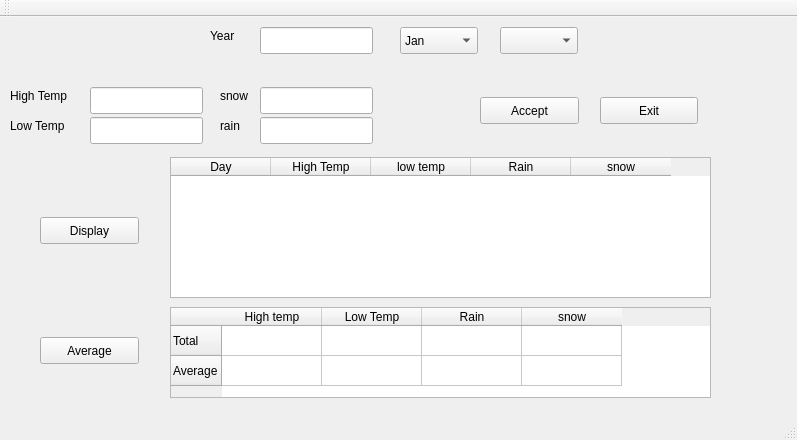
<?xml version="1.0" encoding="UTF-8"?>
<ui version="4.0">
 <class>MainWindow</class>
 <widget class="QMainWindow" name="MainWindow">
  <property name="geometry">
   <rect>
    <x>0</x>
    <y>0</y>
    <width>797</width>
    <height>440</height>
   </rect>
  </property>
  <property name="windowTitle">
   <string>MainWindow</string>
  </property>
  <widget class="QWidget" name="centralWidget">
   <widget class="QLabel" name="rain_2">
    <property name="geometry">
     <rect>
      <x>220</x>
      <y>100</y>
      <width>67</width>
      <height>17</height>
     </rect>
    </property>
    <property name="text">
     <string>rain</string>
    </property>
   </widget>
   <widget class="QTableWidget" name="tableWidget">
    <property name="geometry">
     <rect>
      <x>170</x>
      <y>140</y>
      <width>541</width>
      <height>141</height>
     </rect>
    </property>
    <column>
     <property name="text">
      <string>Day</string>
     </property>
    </column>
    <column>
     <property name="text">
      <string>High Temp</string>
     </property>
    </column>
    <column>
     <property name="text">
      <string>low temp</string>
     </property>
    </column>
    <column>
     <property name="text">
      <string>Rain</string>
     </property>
    </column>
    <column>
     <property name="text">
      <string>snow</string>
     </property>
    </column>
   </widget>
   <widget class="QLineEdit" name="snow">
    <property name="geometry">
     <rect>
      <x>260</x>
      <y>70</y>
      <width>113</width>
      <height>27</height>
     </rect>
    </property>
   </widget>
   <widget class="QPushButton" name="pushButton_2">
    <property name="geometry">
     <rect>
      <x>40</x>
      <y>200</y>
      <width>99</width>
      <height>27</height>
     </rect>
    </property>
    <property name="text">
     <string>Display</string>
    </property>
   </widget>
   <widget class="QTableWidget" name="tableWidget_2">
    <property name="geometry">
     <rect>
      <x>170</x>
      <y>290</y>
      <width>541</width>
      <height>91</height>
     </rect>
    </property>
    <row>
     <property name="text">
      <string>Total</string>
     </property>
    </row>
    <row>
     <property name="text">
      <string>Average</string>
     </property>
    </row>
    <column>
     <property name="text">
      <string>High temp</string>
     </property>
    </column>
    <column>
     <property name="text">
      <string>Low Temp</string>
     </property>
    </column>
    <column>
     <property name="text">
      <string>Rain</string>
     </property>
    </column>
    <column>
     <property name="text">
      <string>snow</string>
     </property>
    </column>
   </widget>
   <widget class="QLineEdit" name="rain">
    <property name="geometry">
     <rect>
      <x>260</x>
      <y>100</y>
      <width>113</width>
      <height>27</height>
     </rect>
    </property>
   </widget>
   <widget class="QLabel" name="Year_2">
    <property name="geometry">
     <rect>
      <x>210</x>
      <y>10</y>
      <width>67</width>
      <height>17</height>
     </rect>
    </property>
    <property name="text">
     <string>Year</string>
    </property>
   </widget>
   <widget class="QLabel" name="snow_2">
    <property name="geometry">
     <rect>
      <x>220</x>
      <y>70</y>
      <width>67</width>
      <height>17</height>
     </rect>
    </property>
    <property name="text">
     <string>snow</string>
    </property>
   </widget>
   <widget class="QLabel" name="htemp_2">
    <property name="geometry">
     <rect>
      <x>10</x>
      <y>70</y>
      <width>71</width>
      <height>17</height>
     </rect>
    </property>
    <property name="text">
     <string>High Temp</string>
    </property>
   </widget>
   <widget class="QLineEdit" name="year">
    <property name="geometry">
     <rect>
      <x>260</x>
      <y>10</y>
      <width>113</width>
      <height>27</height>
     </rect>
    </property>
   </widget>
   <widget class="QLineEdit" name="ltemp">
    <property name="geometry">
     <rect>
      <x>90</x>
      <y>100</y>
      <width>113</width>
      <height>27</height>
     </rect>
    </property>
   </widget>
   <widget class="QLabel" name="ltemp_2">
    <property name="geometry">
     <rect>
      <x>10</x>
      <y>100</y>
      <width>81</width>
      <height>17</height>
     </rect>
    </property>
    <property name="text">
     <string>Low Temp</string>
    </property>
   </widget>
   <widget class="QPushButton" name="pushButton">
    <property name="geometry">
     <rect>
      <x>40</x>
      <y>320</y>
      <width>99</width>
      <height>27</height>
     </rect>
    </property>
    <property name="text">
     <string>Average</string>
    </property>
   </widget>
   <widget class="QLineEdit" name="htemp">
    <property name="geometry">
     <rect>
      <x>90</x>
      <y>70</y>
      <width>113</width>
      <height>27</height>
     </rect>
    </property>
   </widget>
   <widget class="QPushButton" name="Accept">
    <property name="geometry">
     <rect>
      <x>480</x>
      <y>80</y>
      <width>99</width>
      <height>27</height>
     </rect>
    </property>
    <property name="text">
     <string>Accept</string>
    </property>
   </widget>
   <widget class="QComboBox" name="Day">
    <property name="geometry">
     <rect>
      <x>500</x>
      <y>10</y>
      <width>78</width>
      <height>27</height>
     </rect>
    </property>
   </widget>
   <widget class="QComboBox" name="month">
    <property name="geometry">
     <rect>
      <x>400</x>
      <y>10</y>
      <width>78</width>
      <height>27</height>
     </rect>
    </property>
    <item>
     <property name="text">
      <string>Jan</string>
     </property>
    </item>
    <item>
     <property name="text">
      <string>Feb</string>
     </property>
    </item>
    <item>
     <property name="text">
      <string>Mar</string>
     </property>
    </item>
    <item>
     <property name="text">
      <string>Apr</string>
     </property>
    </item>
    <item>
     <property name="text">
      <string>May</string>
     </property>
    </item>
    <item>
     <property name="text">
      <string>Jun</string>
     </property>
    </item>
    <item>
     <property name="text">
      <string>Jul</string>
     </property>
    </item>
    <item>
     <property name="text">
      <string>Aug</string>
     </property>
    </item>
    <item>
     <property name="text">
      <string>Sep</string>
     </property>
    </item>
    <item>
     <property name="text">
      <string>Oct</string>
     </property>
    </item>
    <item>
     <property name="text">
      <string>Nov</string>
     </property>
    </item>
    <item>
     <property name="text">
      <string>Dec</string>
     </property>
    </item>
   </widget>
   <widget class="QPushButton" name="exit">
    <property name="geometry">
     <rect>
      <x>600</x>
      <y>80</y>
      <width>98</width>
      <height>27</height>
     </rect>
    </property>
    <property name="text">
     <string>Exit</string>
    </property>
   </widget>
  </widget>
  <widget class="QMenuBar" name="menuBar">
   <property name="geometry">
    <rect>
     <x>0</x>
     <y>0</y>
     <width>797</width>
     <height>25</height>
    </rect>
   </property>
  </widget>
  <widget class="QToolBar" name="mainToolBar">
   <attribute name="toolBarArea">
    <enum>TopToolBarArea</enum>
   </attribute>
   <attribute name="toolBarBreak">
    <bool>false</bool>
   </attribute>
  </widget>
  <widget class="QStatusBar" name="statusBar"/>
 </widget>
 <layoutdefault spacing="6" margin="11"/>
 <resources/>
 <connections/>
</ui>
